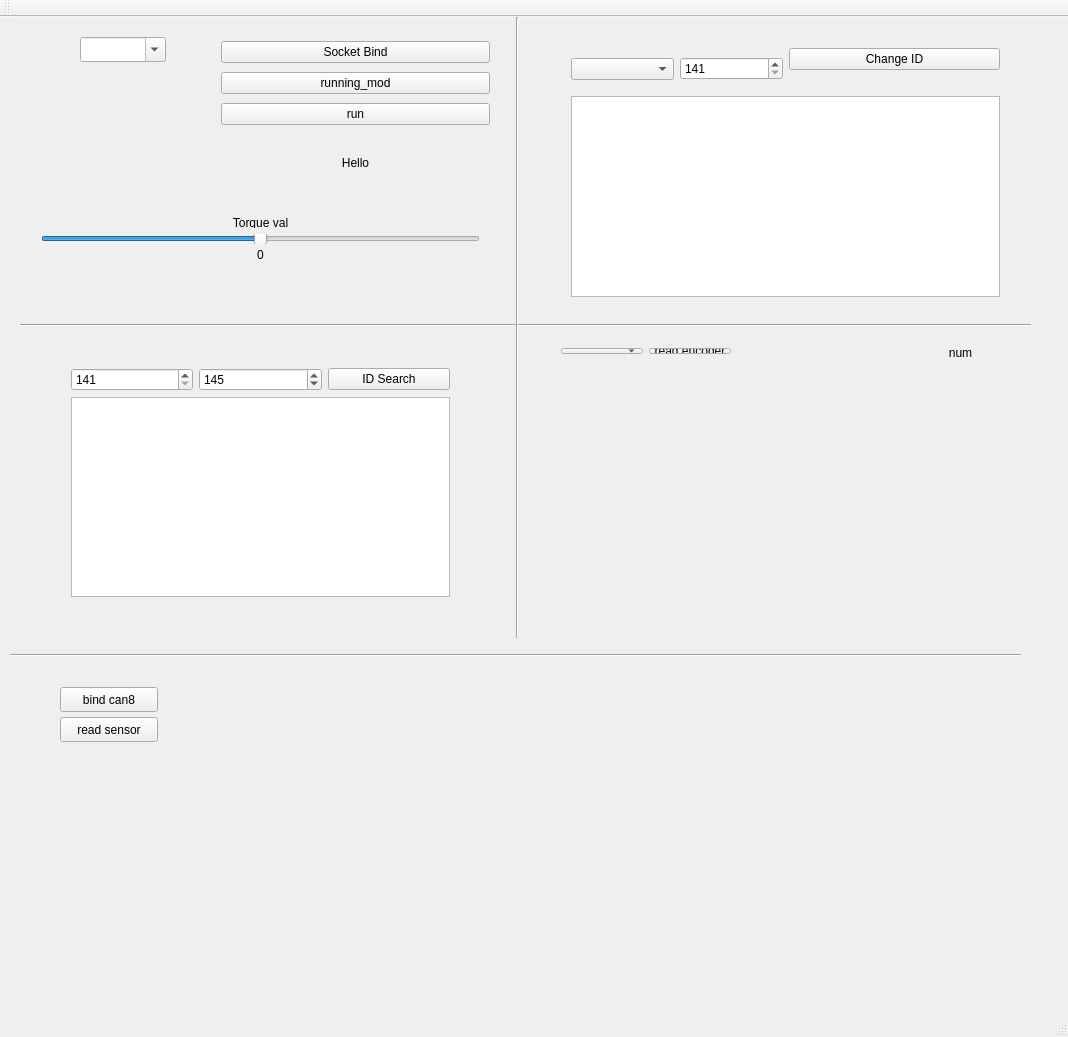
<?xml version="1.0" encoding="UTF-8"?>
<ui version="4.0">
 <class>MainWindow</class>
 <widget class="QMainWindow" name="MainWindow">
  <property name="geometry">
   <rect>
    <x>0</x>
    <y>0</y>
    <width>1068</width>
    <height>1037</height>
   </rect>
  </property>
  <property name="windowTitle">
   <string>MainWindow</string>
  </property>
  <widget class="QWidget" name="centralWidget">
   <widget class="QLabel" name="label">
    <property name="geometry">
     <rect>
      <x>240</x>
      <y>130</y>
      <width>231</width>
      <height>31</height>
     </rect>
    </property>
    <property name="layoutDirection">
     <enum>Qt::LeftToRight</enum>
    </property>
    <property name="text">
     <string>Hello</string>
    </property>
    <property name="alignment">
     <set>Qt::AlignCenter</set>
    </property>
   </widget>
   <widget class="Line" name="line">
    <property name="geometry">
     <rect>
      <x>20</x>
      <y>300</y>
      <width>1011</width>
      <height>16</height>
     </rect>
    </property>
    <property name="orientation">
     <enum>Qt::Horizontal</enum>
    </property>
   </widget>
   <widget class="QComboBox" name="comboBox">
    <property name="geometry">
     <rect>
      <x>80</x>
      <y>20</y>
      <width>86</width>
      <height>25</height>
     </rect>
    </property>
    <property name="editable">
     <bool>true</bool>
    </property>
   </widget>
   <widget class="Line" name="line_2">
    <property name="geometry">
     <rect>
      <x>502</x>
      <y>0</y>
      <width>31</width>
      <height>621</height>
     </rect>
    </property>
    <property name="orientation">
     <enum>Qt::Vertical</enum>
    </property>
   </widget>
   <widget class="QCustomPlot" name="Qplot" native="true">
    <property name="geometry">
     <rect>
      <x>540</x>
      <y>360</y>
      <width>471</width>
      <height>271</height>
     </rect>
    </property>
   </widget>
   <widget class="QLabel" name="label_3">
    <property name="geometry">
     <rect>
      <x>910</x>
      <y>320</y>
      <width>101</width>
      <height>31</height>
     </rect>
    </property>
    <property name="layoutDirection">
     <enum>Qt::LeftToRight</enum>
    </property>
    <property name="text">
     <string>num</string>
    </property>
    <property name="alignment">
     <set>Qt::AlignCenter</set>
    </property>
   </widget>
   <widget class="QWidget" name="layoutWidget">
    <property name="geometry">
     <rect>
      <x>210</x>
      <y>10</y>
      <width>291</width>
      <height>112</height>
     </rect>
    </property>
    <layout class="QVBoxLayout" name="verticalLayout">
     <item>
      <widget class="QPushButton" name="pushButton">
       <property name="text">
        <string>Socket Bind</string>
       </property>
      </widget>
     </item>
     <item>
      <widget class="QPushButton" name="Run_Button">
       <property name="text">
        <string>running_mod</string>
       </property>
      </widget>
     </item>
     <item>
      <widget class="QPushButton" name="Go_Button">
       <property name="text">
        <string>run</string>
       </property>
      </widget>
     </item>
    </layout>
   </widget>
   <widget class="QWidget" name="layoutWidget">
    <property name="geometry">
     <rect>
      <x>30</x>
      <y>190</y>
      <width>461</width>
      <height>63</height>
     </rect>
    </property>
    <layout class="QVBoxLayout" name="verticalLayout_2">
     <item>
      <widget class="QLabel" name="label_4">
       <property name="layoutDirection">
        <enum>Qt::LeftToRight</enum>
       </property>
       <property name="text">
        <string>Torque val</string>
       </property>
       <property name="alignment">
        <set>Qt::AlignCenter</set>
       </property>
      </widget>
     </item>
     <item>
      <widget class="QSlider" name="slider">
       <property name="minimum">
        <number>-2000</number>
       </property>
       <property name="maximum">
        <number>2000</number>
       </property>
       <property name="orientation">
        <enum>Qt::Horizontal</enum>
       </property>
      </widget>
     </item>
     <item>
      <widget class="QLabel" name="val">
       <property name="layoutDirection">
        <enum>Qt::LeftToRight</enum>
       </property>
       <property name="text">
        <string>0</string>
       </property>
       <property name="alignment">
        <set>Qt::AlignCenter</set>
       </property>
      </widget>
     </item>
    </layout>
   </widget>
   <widget class="QWidget" name="layoutWidget">
    <property name="geometry">
     <rect>
      <x>60</x>
      <y>340</y>
      <width>401</width>
      <height>251</height>
     </rect>
    </property>
    <layout class="QVBoxLayout" name="verticalLayout_3">
     <item>
      <layout class="QHBoxLayout" name="horizontalLayout">
       <item>
        <widget class="QSpinBox" name="ID_NUM">
         <property name="minimum">
          <number>141</number>
         </property>
         <property name="maximum">
          <number>172</number>
         </property>
        </widget>
       </item>
       <item>
        <widget class="QSpinBox" name="ID_NUM_2">
         <property name="minimum">
          <number>141</number>
         </property>
         <property name="maximum">
          <number>173</number>
         </property>
         <property name="value">
          <number>145</number>
         </property>
        </widget>
       </item>
       <item>
        <widget class="QPushButton" name="Sreach_Button">
         <property name="text">
          <string>ID Search</string>
         </property>
        </widget>
       </item>
      </layout>
     </item>
     <item>
      <widget class="QTextBrowser" name="textBrowser"/>
     </item>
    </layout>
   </widget>
   <widget class="QWidget" name="layoutWidget">
    <property name="geometry">
     <rect>
      <x>560</x>
      <y>20</y>
      <width>451</width>
      <height>271</height>
     </rect>
    </property>
    <layout class="QVBoxLayout" name="verticalLayout_5">
     <item>
      <layout class="QHBoxLayout" name="horizontalLayout_3">
       <item>
        <layout class="QHBoxLayout" name="horizontalLayout_2">
         <item>
          <widget class="QComboBox" name="ID_BOX"/>
         </item>
         <item>
          <widget class="QSpinBox" name="ID_NUM_3">
           <property name="minimum">
            <number>141</number>
           </property>
           <property name="maximum">
            <number>170</number>
           </property>
          </widget>
         </item>
        </layout>
       </item>
       <item>
        <layout class="QVBoxLayout" name="verticalLayout_4">
         <item>
          <widget class="QPushButton" name="pushButton_2">
           <property name="text">
            <string>Change ID</string>
           </property>
          </widget>
         </item>
         <item>
          <widget class="QLabel" name="label_2">
           <property name="layoutDirection">
            <enum>Qt::LeftToRight</enum>
           </property>
           <property name="text">
            <string/>
           </property>
           <property name="alignment">
            <set>Qt::AlignCenter</set>
           </property>
          </widget>
         </item>
        </layout>
       </item>
      </layout>
     </item>
     <item>
      <widget class="QTextBrowser" name="textBrowser_2"/>
     </item>
    </layout>
   </widget>
   <widget class="QWidget" name="layoutWidget">
    <property name="geometry">
     <rect>
      <x>550</x>
      <y>320</y>
      <width>192</width>
      <height>28</height>
     </rect>
    </property>
    <layout class="QHBoxLayout" name="horizontalLayout_4">
     <item>
      <widget class="QComboBox" name="ID_BOX_2"/>
     </item>
     <item>
      <widget class="QPushButton" name="pushButton_3">
       <property name="text">
        <string>read encoder</string>
       </property>
      </widget>
     </item>
    </layout>
   </widget>
   <widget class="Line" name="line_3">
    <property name="geometry">
     <rect>
      <x>10</x>
      <y>630</y>
      <width>1011</width>
      <height>16</height>
     </rect>
    </property>
    <property name="orientation">
     <enum>Qt::Horizontal</enum>
    </property>
   </widget>
   <widget class="QCustomPlot" name="Qplot_2" native="true">
    <property name="geometry">
     <rect>
      <x>200</x>
      <y>660</y>
      <width>721</width>
      <height>291</height>
     </rect>
    </property>
   </widget>
   <widget class="QPushButton" name="pushButton_4">
    <property name="geometry">
     <rect>
      <x>60</x>
      <y>700</y>
      <width>98</width>
      <height>25</height>
     </rect>
    </property>
    <property name="text">
     <string>read sensor</string>
    </property>
   </widget>
   <widget class="QPushButton" name="pushButton_5">
    <property name="geometry">
     <rect>
      <x>60</x>
      <y>670</y>
      <width>98</width>
      <height>25</height>
     </rect>
    </property>
    <property name="text">
     <string>bind can8</string>
    </property>
   </widget>
   <widget class="QLabel" name="IMG_label">
    <property name="geometry">
     <rect>
      <x>40</x>
      <y>740</y>
      <width>131</width>
      <height>91</height>
     </rect>
    </property>
    <property name="text">
     <string/>
    </property>
   </widget>
  </widget>
  <widget class="QMenuBar" name="menuBar">
   <property name="geometry">
    <rect>
     <x>0</x>
     <y>0</y>
     <width>1068</width>
     <height>22</height>
    </rect>
   </property>
  </widget>
  <widget class="QToolBar" name="mainToolBar">
   <attribute name="toolBarArea">
    <enum>TopToolBarArea</enum>
   </attribute>
   <attribute name="toolBarBreak">
    <bool>false</bool>
   </attribute>
  </widget>
  <widget class="QStatusBar" name="statusBar"/>
 </widget>
 <layoutdefault spacing="6" margin="11"/>
 <customwidgets>
  <customwidget>
   <class>QCustomPlot</class>
   <extends>QWidget</extends>
   <header location="global">qcustomplot.h</header>
   <container>1</container>
  </customwidget>
 </customwidgets>
 <resources/>
 <connections/>
</ui>
